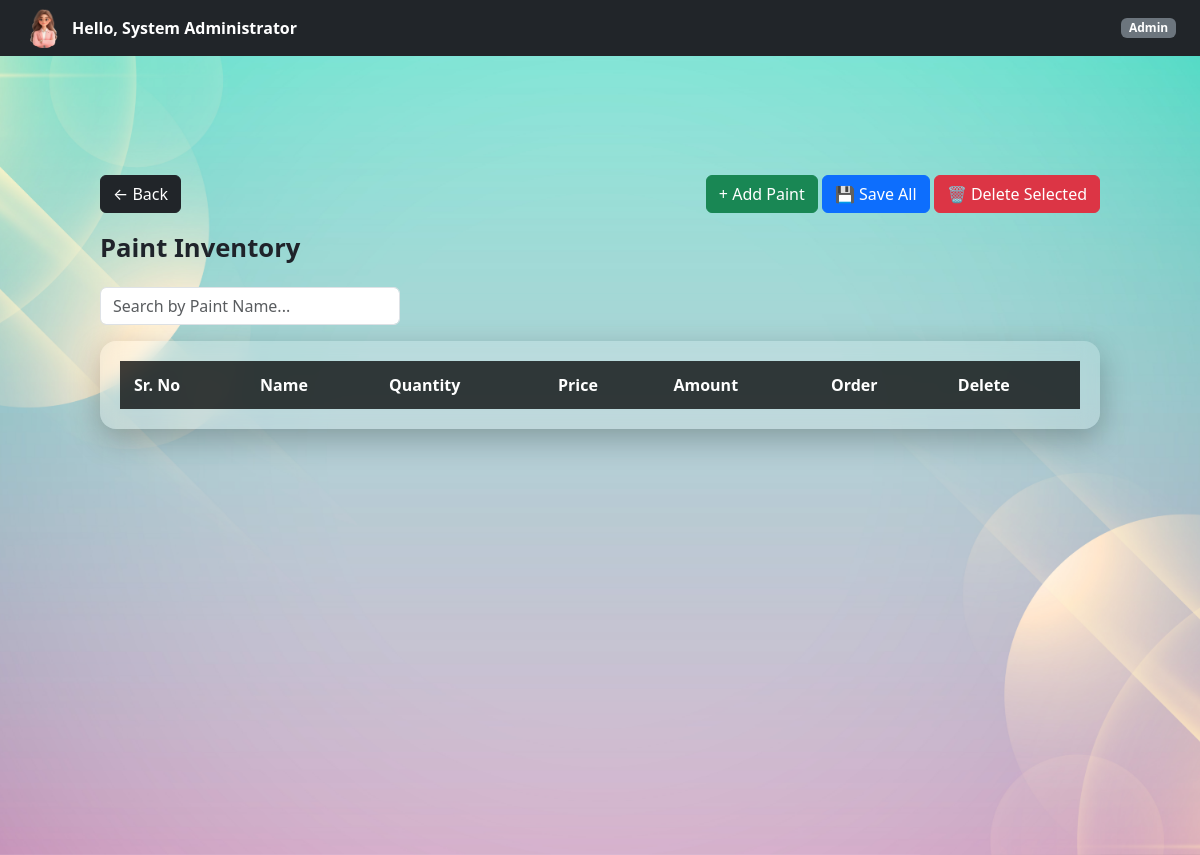
The page /admin/paints (signed in) on the database as committed earlier.
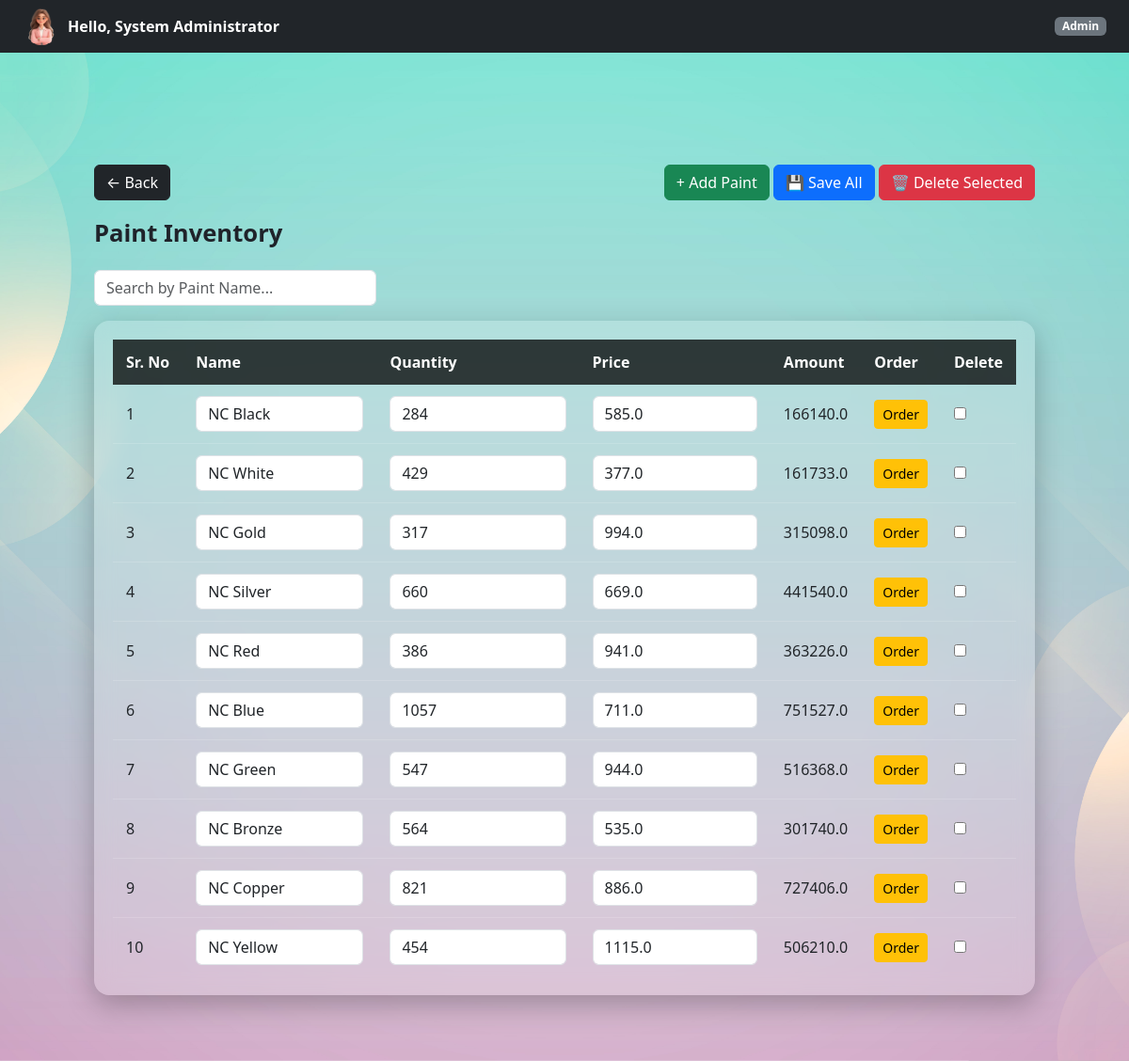
The same page on the database as committed later.
### controller/models.py (models this page shows)
class Paint(db.Model):
    id = db.Column(db.Integer, primary_key=True)
    name = db.Column(db.String(100))
    quantity = db.Column(db.Integer)
    price = db.Column(db.Float)

### controller/admin.py (the view)
@admin_bp.route("/paints")
@login_required
@role_required("Admin")
def view_paints():
    paints = Paint.query.all()   # if model exists
    return render_template("admin/paint.html", paints=paints)

### templates/admin/paint.html (shortened to what this page needs)
{% extends "base.html" %}
{% block page_class %}company-dashboard-bg{% endblock %}
{% block free_content %}
{% include "partials/navbar.html" %}
<div class="dashboard-container">
    <div class="d-flex justify-content-between align-items-center mb-3">
        <a href="{{ url_for('admin.dashboard') }}" class="btn btn-dark">
            ← Back
        </a>
        <div>
            <button class="btn btn-success"
                onclick="addPaintRow()">
                + Add Paint
            </button>
            <button form="paintForm" class="btn btn-primary">
                💾 Save All
            </button>
            <button type="button" class="btn btn-danger"
                onclick="deleteSelectedPaints()">
                🗑 Delete Selected
            </button>
        </div>
    </div>
    <div class="page-title">Paint Inventory</div>
    <input
        type="text"
        id="searchInput"
        placeholder="Search by Paint Name..."
        class="form-control mb-3"
        style="max-width: 300px;"
    >
    <form id="paintForm" method="POST" action="{{ url_for('admin.bulk_update_paints') }}">
        <div class="glass-table">
            <table>
                <thead>
                    <tr>
                        <th>Sr. No</th>
                        <th>Name</th>
                        <th>Quantity</th>
                        <th>Price</th>
                        <th>Amount</th>
                        <th>Order</th>
                        <th>Delete</th>
                    </tr>
                </thead>
                <tbody id="paintTableBody">
                    {% for paint in paints %}
                    <tr>
                        <td class="sr-no">{{ loop.index }}</td>
                        <td>
                            <input name="name[]" value="{{ paint.name }}" class="form-control">
                        </td>
                        <td>
                            <input name="quantity[]" type="number" value="{{ paint.quantity }}" class="form-control qty">
                        </td>
                        <td>
                            <input name="price[]" type="number" step="0.01" value="{{ paint.price }}" class="form-control price">
                        </td>
                        <td class="amount">
                            {{ paint.quantity * paint.price }}
                        </td>
                        <td>
                            <button
                                type="button"
                                class="btn btn-warning btn-sm"
                                onclick="orderPaint('{{ paint.id }}', '{{ paint.name }}', '{{ paint.price }}')">
                                Order
                            </button>
                        </td>
                        <td>
                            <input type="checkbox" name="selected_ids[]" value="${paint.id}">
                        </td>
                    </tr>
                    {% endfor %}
                </tbody>
            </table>
        </div>
    </form>
</div>
{% endblock %}

Rows that differ between the two databases and show on the page:
added Paint: name "NC Black", quantity "284", price "585.0", paint.quantity*paint.price "166140.0"
added Paint: name "NC White", quantity "429", price "377.0", paint.quantity*paint.price "161733.0"
added Paint: name "NC Gold", quantity "317", price "994.0", paint.quantity*paint.price "315098.0"
added Paint: name "NC Silver", quantity "660", price "669.0", paint.quantity*paint.price "441540.0"
added Paint: name "NC Red", quantity "386", price "941.0", paint.quantity*paint.price "363226.0"
added Paint: name "NC Blue", quantity "1057", price "711.0", paint.quantity*paint.price "751527.0"
added Paint: name "NC Green", quantity "547", price "944.0", paint.quantity*paint.price "516368.0"
added Paint: name "NC Bronze", quantity "564", price "535.0", paint.quantity*paint.price "301740.0"
added Paint: name "NC Copper", quantity "821", price "886.0", paint.quantity*paint.price "727406.0"
added Paint: name "NC Yellow", quantity "454", price "1115.0", paint.quantity*paint.price "506210.0"
